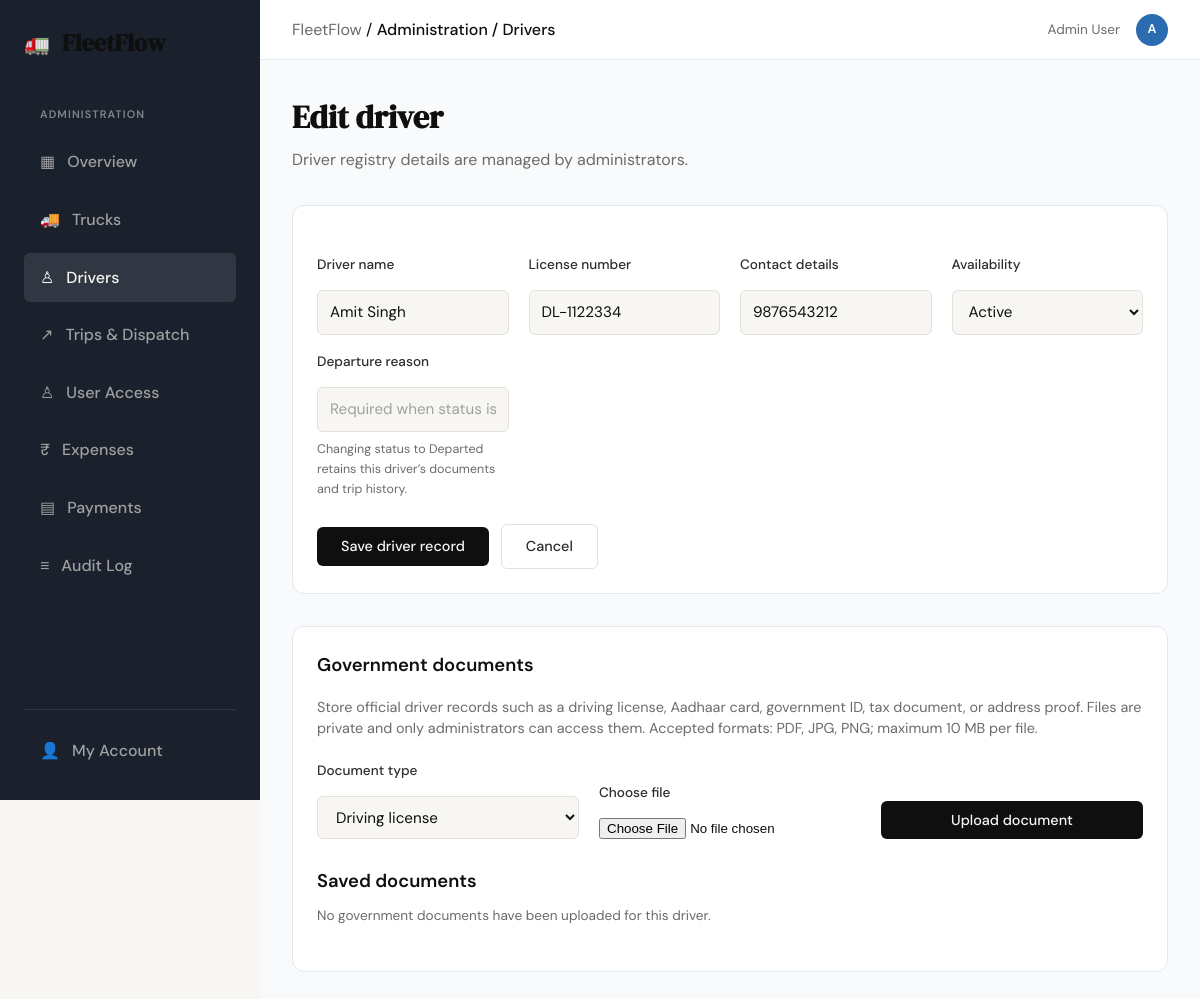
/drivers/3/edit (signed in), run on the app's committed database.
### tables this page shows
CREATE TABLE users (
                user_id INTEGER PRIMARY KEY AUTOINCREMENT,
                email TEXT NOT NULL UNIQUE,
                password TEXT NOT NULL,
                is_approved BOOLEAN DEFAULT 0,
                role TEXT CHECK(role IN ('Admin', 'User')) DEFAULT 'User',
                created_at DATETIME DEFAULT CURRENT_TIMESTAMP
            , full_name TEXT, is_rejected BOOLEAN NOT NULL DEFAULT 0, is_terminated BOOLEAN NOT NULL DEFAULT 0, terminated_at DATETIME, job_role TEXT NOT NULL DEFAULT 'User');

CREATE TABLE drivers (
                driver_id INTEGER PRIMARY KEY AUTOINCREMENT,
                name TEXT NOT NULL,
                license_number TEXT NOT NULL UNIQUE,
                contact_info TEXT,
                status TEXT CHECK(status IN ('Active', 'On Leave')) DEFAULT 'Active'
            , is_terminated BOOLEAN NOT NULL DEFAULT 0, terminated_at DATETIME, termination_reason TEXT);

### app.py (the view, shortened to what this page needs)
@app.route("/drivers/<int:id>/edit", methods=["GET", "POST"])
@admin_required
def edit_driver(id):
    session.setdefault("csrf_token", secrets.token_urlsafe(32))
    conn = get_db()
    driver = conn.execute(
        "SELECT driver_id, name, license_number, contact_info, status, "
        "is_terminated, terminated_at, termination_reason "
        "FROM drivers WHERE driver_id = ?",
        (id,)
    ).fetchone()
    if not driver:
        conn.close()
        return "Driver not found.", 404
    documents = conn.execute(
        "SELECT document_id, document_type, original_name, file_size, uploaded_at "
        "FROM driver_documents WHERE driver_id = ? "
        "ORDER BY uploaded_at DESC, document_id DESC",
        (id,)
    ).fetchall()
    conn.close()
    return render_template(
        "driver_form.html",
        driver=driver,
        documents=documents,
        csrf_token=session["csrf_token"],
        block_content="dashboard"
    )

### controller/access_controller.py (called while the page is built)
def admin_required(f):
    from functools import wraps
    @wraps(f)
    def decorated_function(*args, **kwargs):
        if 'user_id' not in session:
            return redirect(url_for('login'))
        from database.db import get_db
        conn = get_db()
        controller = UserAccessController(conn)
        is_authorized = controller.is_authorized(session['user_id'])
        is_admin = is_authorized and (
            controller.is_admin(session['user_id'])
            or controller.is_super_admin(session.get('email'))
        )
        conn.close()
        if not is_admin:
            if not is_authorized:
                session.clear()
                return redirect(url_for('login'))
            return "Access Denied: Administrator privileges required.", 403
        session['is_admin'] = True
        return f(*args, **kwargs)
    return decorated_function

    def is_authorized(self, user_id):
        user = self.db.execute(
            "SELECT is_approved, is_rejected, is_terminated FROM users WHERE user_id = ?",
            (user_id,)
        ).fetchone()
        return (
            user
            and user['is_approved'] == 1
            and not user['is_rejected']
            and not user['is_terminated']
        )

    def is_admin(self, user_id):
        user = self.db.execute("SELECT role FROM users WHERE user_id = ?", (user_id,)).fetchone()
        return user and user['role'] == 'Admin'

### database/db.py (called while the page is built)
def get_db():
    conn = sqlite3.connect(DATABASE_PATH)
    conn.row_factory = sqlite3.Row
    conn.execute("PRAGMA foreign_keys = ON")
    return conn

### templates/driver_form.html (shortened to what this page needs)
{% extends "base.html" %}
{% block breadcrumb %}Administration / Drivers{% endblock %}
{% block content_dashboard %}
<div class="dashboard-page">
    <div class="panel-header">
        <div>
            <h1 class="dashboard-title">{{ 'Add driver' if not driver else 'Edit driver' }}</h1>
            <p class="dashboard-subtitle">Driver registry details are managed by administrators.</p>
        </div>
    </div>
    <section class="dispatch-panel">
        <form action="{% if driver %}{{ url_for('edit_driver', id=driver.driver_id) }}{% else %}{{ url_for('add_driver') }}{% endif %}" method="POST" class="dispatch-form">
            <div class="form-group">
                <label for="name">Driver name</label>
                <input id="name" name="name" type="text" class="form-input" value="{{ driver.name if driver else '' }}" maxlength="120" required>
            </div>
            <div class="form-group">
                <label for="license_number">License number</label>
                <input id="license_number" name="license_number" type="text" class="form-input" value="{{ driver.license_number if driver else '' }}" maxlength="80" required>
            </div>
            <div class="form-group">
                <label for="contact_info">Contact details</label>
                <input id="contact_info" name="contact_info" type="text" class="form-input" value="{{ driver.contact_info if driver else '' }}" maxlength="200" placeholder="Phone or other contact">
            </div>
            <div class="form-group">
                <label for="status">Availability</label>
                <select id="status" name="status" class="form-input" required>
                    <option value="Active" {% if not driver or (not driver.is_terminated and driver.status == 'Active') %}selected{% endif %}>Active</option>
                </select>
            </div>
            {% if driver %}
            <div class="form-group" id="termination-reason-group">
                <label for="termination_reason">Departure reason</label>
                <input id="termination_reason" name="termination_reason" type="text" class="form-input" value="{{ driver.termination_reason or '' }}" minlength="5" maxlength="300" placeholder="Required when status is Departed">
                <span class="form-help">Changing status to Departed retains this driver’s documents and trip history.</span>
            </div>
            {% endif %}
            <div class="form-actions">
                <button type="submit" class="btn-primary">Save driver record</button>
                <a class="btn-ghost" href="{{ url_for('drivers') }}">Cancel</a>
            </div>
        </form>
    </section>
    {% if driver %}
    <section class="dispatch-panel driver-documents-panel">
        <h2 class="admin-section-title">Government documents</h2>
        <p class="financial-definition">Store official driver records such as a driving license, Aadhaar card, government ID, tax document, or address proof. Files are private and only administrators can access them. Accepted formats: PDF, JPG, PNG; maximum 10 MB per file.</p>
        <form action="{{ url_for('upload_driver_document', id=driver.driver_id) }}" method="POST" enctype="multipart/form-data" class="driver-document-form">
            <div class="form-group">
                <label for="document_type">Document type</label>
                <select id="document_type" name="document_type" class="form-input" required>
                    {% for document_type in ('Driving license', 'Aadhaar card', 'Government ID', 'Tax document', 'Address proof', 'Other') %}
                    <option value="{{ document_type }}">{{ document_type }}</option>
                    {% endfor %}
                </select>
            </div>
            <div class="form-group">
                <label for="document">Choose file</label>
                <input id="document" name="document" type="file" accept=".pdf,.jpg,.jpeg,.png,application/pdf,image/jpeg,image/png" required>
            </div>
            <button type="submit" class="btn-primary">Upload document</button>
        </form>
        <h3 class="admin-section-title">Saved documents</h3>
        {% if documents %}
        <ul class="driver-document-list">
            {% for document in documents %}
            <li>
                <span><strong>{{ document.document_type }}</strong> · {{ document.original_name }} · {{ (document.file_size / 1048576)|round(2) }} MB · uploaded {{ document.uploaded_at }}</span>
                <a href="{{ url_for('download_driver_document', document_id=document.document_id) }}">Download</a>
            </li>
            {% endfor %}
        </ul>
        {% else %}
        <p class="account-help">No government documents have been uploaded for this driver.</p>
        {% endif %}
    </section>
    {% endif %}
</div>
{% endblock %}

### templates/base.html (shortened to what this page needs)
<!DOCTYPE html>
<html lang="en">
<head>
    <link rel="stylesheet" href="{{ url_for('static', filename='css/style.css') }}">
</head>
<body class="{{ 'dashboard-body' if block_content == 'dashboard' else '' }}">
    {% if block_content == 'dashboard' %}
    <div class="dashboard-layout">
        <aside class="sidebar">
            <div class="sidebar-header">
                <span class="brand-icon">🚛</span>
                <span class="brand-name">FleetFlow</span>
            </div>
            <nav class="sidebar-nav">
                {% if session.get('is_admin') or session.get('role') == 'Admin' %}
                <span class="nav-section-label">Administration</span>
                <a href="{{ url_for('admin_dashboard') }}" class="nav-item{% if request.endpoint == 'admin_dashboard' %} active{% endif %}"><span>▦</span> Overview</a>
                <a href="{{ url_for('trucks') }}" class="nav-item{% if request.endpoint in ('trucks', 'add_truck', 'edit_truck', 'delete_truck') %} active{% endif %}"><span>🚚</span> Trucks</a>
                <a href="{{ url_for('drivers') }}" class="nav-item{% if request.endpoint in ('drivers', 'add_driver', 'edit_driver', 'upload_driver_document', 'download_driver_document') %} active{% endif %}"><span>♙</span> Drivers</a>
                <a href="{{ url_for('trips') }}" class="nav-item{% if request.endpoint in ('trips', 'create_trip', 'update_trip_status', 'update_trip_freight', 'record_trip_payment') %} active{% endif %}"><span>↗</span> Trips & Dispatch</a>
                <a href="{{ url_for('admin_users') }}" class="nav-item{% if request.endpoint in ('admin_users', 'approve_user', 'reject_user') %} active{% endif %}"><span>♙</span> User Access</a>
                <a href="{{ url_for('expenses') }}" class="nav-item{% if request.endpoint in ('expenses', 'review_expense', 'correct_expense_amount') %} active{% endif %}"><span>₹</span> Expenses</a>
                <a href="{{ url_for('payments') }}" class="nav-item{% if request.endpoint in ('payments', 'correct_payment_amount') %} active{% endif %}"><span>▤</span> Payments</a>
                <a href="{{ url_for('admin_audit') }}" class="nav-item{% if request.endpoint == 'admin_audit' %} active{% endif %}"><span>≡</span> Audit Log</a>
                {% endif %}
            </nav>
            <div class="sidebar-footer">
                <a href="{{ url_for('account') }}" class="nav-item{% if request.endpoint == 'account' %} active{% endif %}"><span>👤</span> My Account</a>
            </div>
        </aside>
        <div class="app-container">
            <nav class="top-bar">
                <div class="breadcrumbs">
                    <span style="color: var(--ink-muted);">FleetFlow</span> /
                    <span style="color: var(--ink); font-weight: 500;">{% block breadcrumb %}Dashboard{% endblock %}</span>
                </div>
                <div class="user-profile" style="display: flex; align-items: center; gap: 1rem;">
                    {% set profile_name = session.get('full_name') or session.get('email', 'Account') %}
                    <span style="font-size: 0.85rem; color: var(--ink-muted);">{{ profile_name }}</span>
                    <div aria-label="{{ profile_name }}" title="{{ profile_name }}" style="width: 32px; height: 32px; border-radius: 50%; background: var(--industry-blue); color: white; display: flex; align-items: center; justify-content: center; font-size: 0.8rem; font-weight: 600;">{{ session.get('avatar_initials') or profile_name[:1]|upper }}</div>
                </div>
            </nav>
            <main class="main-content" style="padding: 2rem;">
                {% block content_dashboard %}{% endblock %}
            </main>
        </div>
    </div>
    {% endif %}
</body>
</html>

### data on the page
users: full_name "Admin User"
drivers: name "Amit Singh", license_number "DL-1122334", contact_info "9876543212", status "Active"

### other printed values
{{ session.get('avatar_initials') or profile_name[:1]|upper }} "A"
{{ 'Add driver' if not driver else 'Edit driver' }} "Edit driver"
form field document_type "Driving license"
